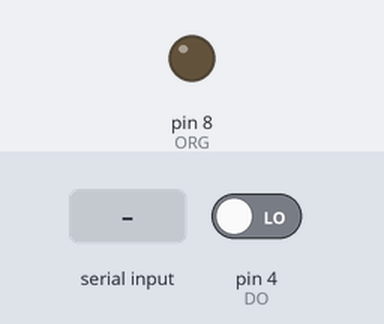
The sketch below on a simulated Arduino Uno, built with avr-gcc and run on an emulated ATmega328P. Parts: output pins drawn as LEDs (lit = HIGH). The test bench sets the inputs (shaded band); at power-on: pin 4 (DO) LOW. Pins used as bus, display or sensor lines are not drawn; what the sketch prints to the serial monitor is not drawn.

Above: at 1.3 s.
1.4 s: "7\n" received over Serial
At 1.9 s:
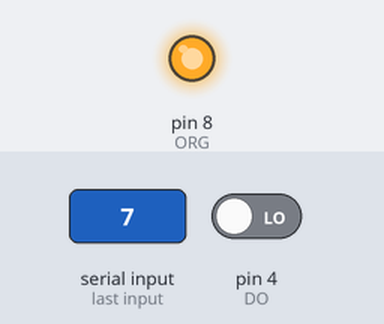
2.9 s: byte 49 ('1') received over Serial
At 3.5 s:
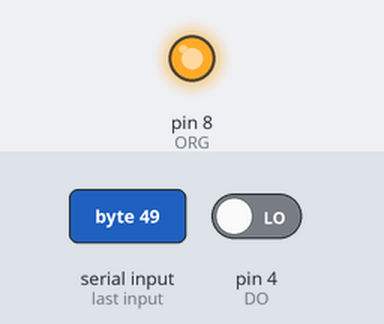
Timing chart, 0 to 5.9 s (numbered marks = the images above; inputs shaded):
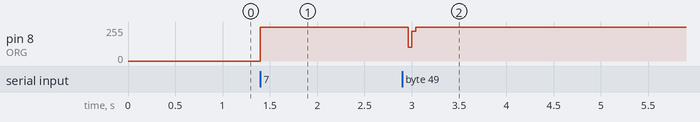

The sketch:

AT93C46.ino
```cpp
#include <Arduino.h>
#define CS 7
#define SK 6
#define DI 5
#define DO 4
#define ORG 8

byte mode = 8; //or 16

void setBit(byte b){
  digitalWrite(DI, b);
  digitalWrite(SK, HIGH);
  digitalWrite(SK, LOW);
  digitalWrite(DI, LOW);
}

void setByte(byte b, byte s){
  byte mask;
  mask = 0x1;
  mask = mask << (s-1);
  while(mask){
    setBit(b&mask);
    mask >>= 1;
  }
}

void setWord(word b, byte s){
  word mask;
  mask = 0x1;
  mask = mask << (s-1);
  while(mask){
    if (b&mask){
      setBit(1);
    } else {
      setBit(0);
    }
    mask >>= 1;
  }
}

byte readBit(){
  byte val;
  digitalWrite(SK, HIGH);
  val = digitalRead(DO);
  digitalWrite(SK, LOW);
  return val;
}

byte readByte(){
  byte val = 0;
  for(int i = 0; i < 8; i++){
     val<<=1;
     val|=readBit();
  }
  return val;
}

word readWord(){
  word val = 0;
  for(int i=0; i<16; i++){
    val<<=1;
    val|=readBit();
  }
  return val;
}

byte readByteAdr(byte adr){
  byte val;
  digitalWrite(CS, HIGH);
  setBit(1);
  setBit(1);
  setBit(0);
  setByte(adr, 7);
  val = readByte();
  digitalWrite(CS,LOW);
  return val;
}

word readWordAdr(byte adr){
  word val;
  digitalWrite(CS, HIGH);
  setBit(1);
  setBit(1);
  setBit(0);
  setByte(adr, 6);
  val = readWord();
  digitalWrite(CS,LOW);
  return val;
}

void paddedByte(byte val){
  if (val < 16){
    Serial.print('0');
  }
  Serial.print(val, HEX);
}

void paddedWord(word val){
  if (val < 0x10){
    Serial.print("000");
  } else if (val < 0x100){
    Serial.print("00");
  } else if (val < 0x1000){
    Serial.print('0');
  }
  Serial.print(val, HEX);
}

void dumpBuffer(byte adr){
  Serial.print("  ");
  byte val;
  for (int j = 0; j < 16; j++){
    val = readByteAdr(adr+j);
    if((val <' ')||(val >'~')){
      Serial.print('.');
    } else {
      Serial.print((char)val);
    }
  }
}

void ramByteDump(){
  byte val;
  for (int i = 0; i < 128; i+=16){
    for (int j = 0; j < 16; j++){
      val = readByteAdr(i+j);
      paddedByte(val);
      Serial.print(' ');
    }
    dumpBuffer(i);
    Serial.println();
  }
}

void ramWordDump(){
  word val;
  for (int i = 0; i < 64; i+=8){
    for (int j = 0; j < 8; j++){
      val = readWordAdr(i+j);
      paddedWord(val);
      Serial.print(' ');
    }
    digitalWrite(ORG, LOW);
    dumpBuffer(i*2);
    digitalWrite(ORG, HIGH);
    Serial.println();
  }
}

void a_ewen(){
  digitalWrite(CS, HIGH);
  setBit(1);
  setBit(0);
  setBit(0);
  if (mode == 8){
    setByte(0b1100000, 7);
  } else {
    setByte(0b110000, 6);
  }
  digitalWrite(CS, LOW);
}

void writeByteAdr(byte adr, byte b){
  digitalWrite(CS, HIGH);
  setBit(1);
  setBit(0);
  setBit(1);
  setByte(adr, 7);
  setByte(b, 8);
  digitalWrite(CS, LOW);
  digitalWrite(CS, HIGH);
  delay(10);
  digitalWrite(CS, LOW);
}

void writeWordAdr(byte adr, word b){
  digitalWrite(CS, HIGH);
  setBit(1);
  setBit(0);
  setBit(1);
  setByte(adr, 6);
  setWord(b, 16);
  digitalWrite(CS, LOW);
  digitalWrite(CS, HIGH);
  delay(10);
  digitalWrite(CS, LOW);
}

void a_erase(byte adr){
  digitalWrite(CS, HIGH);
  setBit(1);
  setBit(1);
  setBit(1);
  if (mode == 8){
    setByte(adr, 7);
  } else {
    setByte(adr, 6);
  }
  digitalWrite(CS, LOW);
  delay(10);
}

void a_eral(){
  digitalWrite(CS,HIGH);
  setBit(1);
  setBit(0);
  setBit(0);
  if (mode == 8){
    setByte(0b1000000, 7);
  } else {
    setByte(0b100000, 6);
  }
  digitalWrite(CS,LOW);
  delay(10);
}

void a_byteWral(byte val){
  digitalWrite(CS, HIGH);
  setBit(1);
  setBit(0);
  setBit(0);
  setByte(0b0100000, 7);
  //setBit(0x10&val);
  setByte(val, 8);
  digitalWrite(CS, LOW);
  delay(10);
}

void a_wordWral(word val){
  digitalWrite(CS, HIGH);
  setBit(1);
  setBit(0);
  setBit(0);
  setByte(0b010000, 6);
  //setBit(0x10&val);
  setWord(val, 16);
  digitalWrite(CS, LOW);
  delay(10);
}

void a_ewds(){
  digitalWrite(CS, HIGH);
  setBit(1);
  setBit(0);
  setBit(0);
  if (mode == 8){
    setByte(0, 7);
  } else {
    setByte(0, 6);
  }
  digitalWrite(CS, LOW);

}

void setup() {
  Serial.begin(115200);
  pinMode(CS, OUTPUT);
  pinMode(SK, OUTPUT);
  pinMode(DI, OUTPUT);
  pinMode(DO, INPUT);
  pinMode(ORG, OUTPUT);
  digitalWrite(ORG, LOW);
  mode = 8;
  //Serial.println(readByteAdr(0), HEX);
  a_ewen();
  writeByteAdr(0, 'f');
  writeByteAdr(1, 'l');
  writeByteAdr(2, 'a');
  writeByteAdr(3, 'g');
  ramByteDump();
}

void writeByteStringAdr(byte adr, char* s){
  byte c;
  while (c = *s++){
    writeByteAdr(adr++, c);
  }
}

void writeWordStringAdr(byte adr, char* s){
  byte c;
  word val;
  while (c = *s++){
    val = (*s<<8)|c;
    writeWordAdr(adr++, val);
    if (*s == 0){
      return;
    }
    s++;
  }
}

void loop() {
  Serial.println("NVRAM Hex Dump:      1");
  Serial.println("EWEN Write Enable:   2");
  Serial.println("ERAL Erase All:      3");
  Serial.println("EWDS Write Disable:  4");
  Serial.println("ERASE (Locations):   5");
  Serial.println("WRITE SEQ ASCII:     6");
  Serial.println("SWITCH MODE:         7");
  Serial.println("WRITE ALL (First):   8");
  Serial.println("WRITE ALL (Second):  9");
  Serial.println("WRITE (String 1):    a");
  Serial.println("WRITE (String 2):    b");
  Serial.println("WRITE (String 3):    c");

  byte ch;
  while(Serial.available()==0);
  ch = Serial.read();
  switch (ch){
  case '1':
    Serial.println("***************");
    Serial.println("Dumping...");
    Serial.println("***************");
    if (mode == 8){
      ramByteDump();
    } else {
      ramWordDump();
    }
    break;
  case '2':
    Serial.println("***************");
    Serial.println("Write Enabled");
    Serial.println("***************");
    a_ewen();
    break;
  case '3':
    Serial.println("***************");
    Serial.println("Erasing ALL");
    Serial.println("***************");
    a_eral();
    break;
  case '4':
    Serial.println("***************");
    Serial.println("Write Disabled");
    Serial.println("***************");
    a_ewds();
    break;
  case '5':
    Serial.println("***************");
    Serial.println("Erase (Location)");
    Serial.println("***************");
    a_erase(5);
    break;
  case '6':
    Serial.println("***************");
    Serial.println("Writing SA");
    Serial.println("***************");
    byte i;
    word j;
    if (mode == 8){
      for (i = 0; i < 128; i++){
        writeByteAdr(i, i);
      }
    } else {
      for (j = 0; j < 128; j+=2){
        word val;
        //val = (j<<8)|(j+1);
        val = ((j+1)<<8)|j;
        writeWordAdr((byte)(j/2), val);
      }
    }
    break;
  case '7':
    Serial.println("***************");
    Serial.println("Switching Mode");
    Serial.println("***************");
    if (mode == 8){
      digitalWrite(ORG, HIGH);
      mode = 16;
    } else {
      digitalWrite(ORG, LOW);
      mode = 8;
    }
    Serial.print("Current mode: ");
    Serial.println(mode);
    break;
  case '8':
    Serial.println("***************");
    Serial.println("Writing All 1:");
    Serial.println("***************");
    if (mode == 8){
      a_byteWral(0x99);
    } else {
      a_wordWral(0x8888);
    }
    break;
  case '9':
    Serial.println("***************");
    Serial.println("Writing All 2");
    Serial.println("***************");
    if (mode == 8){
      a_byteWral(0xdd);
    } else {
      a_wordWral(0xffff);
    }
    break;
  case 'a':
    Serial.println("***************");
    Serial.println("Writing String 1");
    Serial.println("***************");
    if (mode == 8){
      writeByteStringAdr(0, "Digitize Engineer");
    } else {
      writeWordStringAdr(0, "Coding Practice");
    }
    break;
  case 'b':
    Serial.println("***************");
    Serial.println("Writing String 2");
    Serial.println("***************");
    if (mode == 8){
      writeByteStringAdr(20, "Alex BitBang");
    } else {
      writeWordStringAdr(20, "Boss Berry");
    }
    break;
  case 'c':
    Serial.println("***************");
    Serial.println("Writing String 3");
    Serial.println("***************");
    if (mode == 8){
      writeByteStringAdr(40, "Study Hex Code");
    } else {
      writeWordStringAdr(40, "Arduino Fun");
    }
    break;
  case '\n':
    break;
  default:
    Serial.println("***************");
    Serial.println("Bad Command");
    Serial.println("***************");
    break;
  }
}
```

Measured:
- after the input at 1.4 s, pin 8 (ORG): 0/255 → 255/255 at once
- after the input at 2.9 s, pin 8 (ORG): 255/255 → 102/255 after 0.06 s, → 222/255 0.04 s later, → 255/255 0.04 s later
